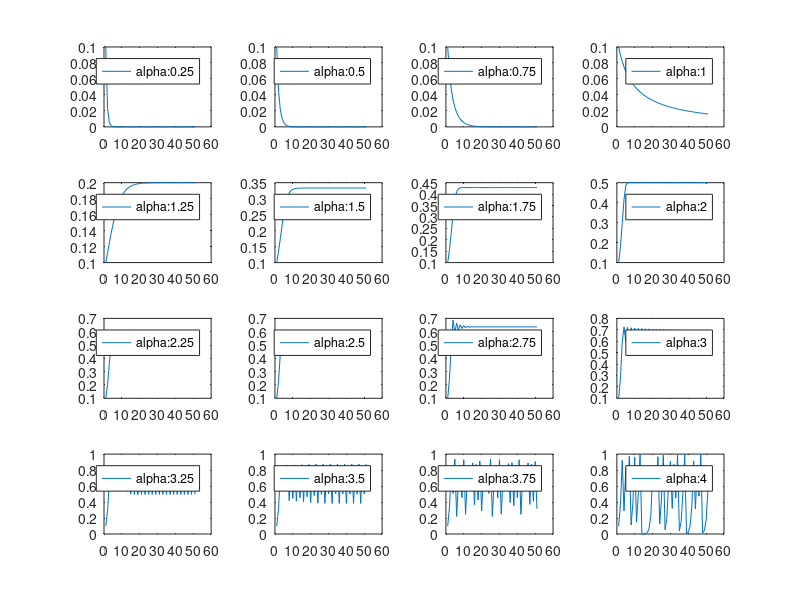

Reproduce this figure in MATLAB.
% Aufgabe 2a)

k=zeros(50,1);
alpha=[0.25:0.25:4];
for i=1:16,
    k(1)=0.1;
    alphaI=alpha(i);
    for j=1:50,
        k(j+1)=alphaI*k(j)*(1-k(j));
        
    end
    subplot(4,4,i);
    plot(k);
    legend(strcat('alpha: ',num2str(alphaI)));
end

% Aufgabe 2b)
% 
% Fixpunkt = Konstante Rate von kranke Kinder (z.B. Fixpunkt = 0.3 -> Es sind immer 30% Kinder krank.
%
%
% Aufgabe 2c)
%
% Fixpunktgleichung nach alpha auflösen:
%
% k=alpha*k(1-k)
% alpha=1/(1-k)
%
% z.B. alpha = 2 -> k = 0.5, deckt sich mit dem plot aus Aufgabe 2a)